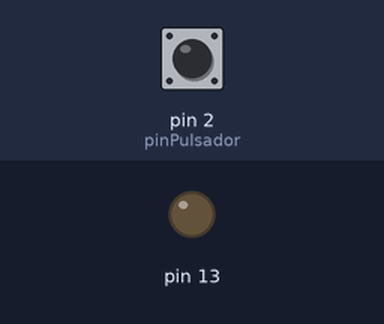
Bench run of a sketch on a simulated Arduino Uno, built with avr-gcc and run on an emulated ATmega328P. Shown: output pins drawn as LEDs (lit = HIGH). The inputs (shaded band) are chosen by the test bench; at power-on: pin 2 (pinPulsador) LOW.

Above: at 1.2 s.
1.3 s: pin 2 (pinPulsador) pulled HIGH for 0.15 s
At 1.37 s:
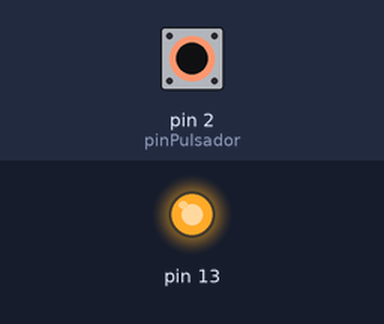
2.9 s: pin 2 (pinPulsador) pulled HIGH for 3.2 s
At 7.2 s:
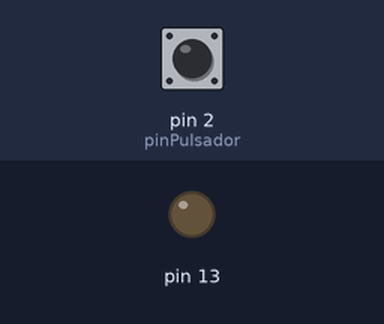
Timing chart, 0 to 8.7 s (numbered marks = the images above; inputs shaded):
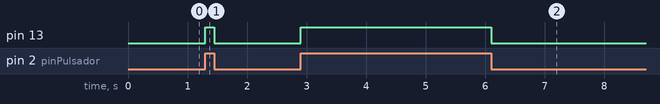

The sketch:

pulsador_curso_guillermo_encender_y_apagar_led_yeaa.ino
```cpp
#define pinPulsador 2

void setup() {
  // put your setup code here, to run once:
  pinMode(pinPulsador, INPUT);
  pinMode(13, OUTPUT);
}

void loop()
{
  // put your main code here, to run repeatedly:
  if (digitalRead(pinPulsador))
  {
    digitalWrite(13, HIGH);
  }
  else
    digitalWrite(13, LOW);
}
```

Measured:
- after the input at 1.3 s, pin 13: LOW → HIGH at once, → LOW 0.15 s later
- after the input at 2.9 s, pin 13: LOW → HIGH at once, → LOW 3.2 s later
